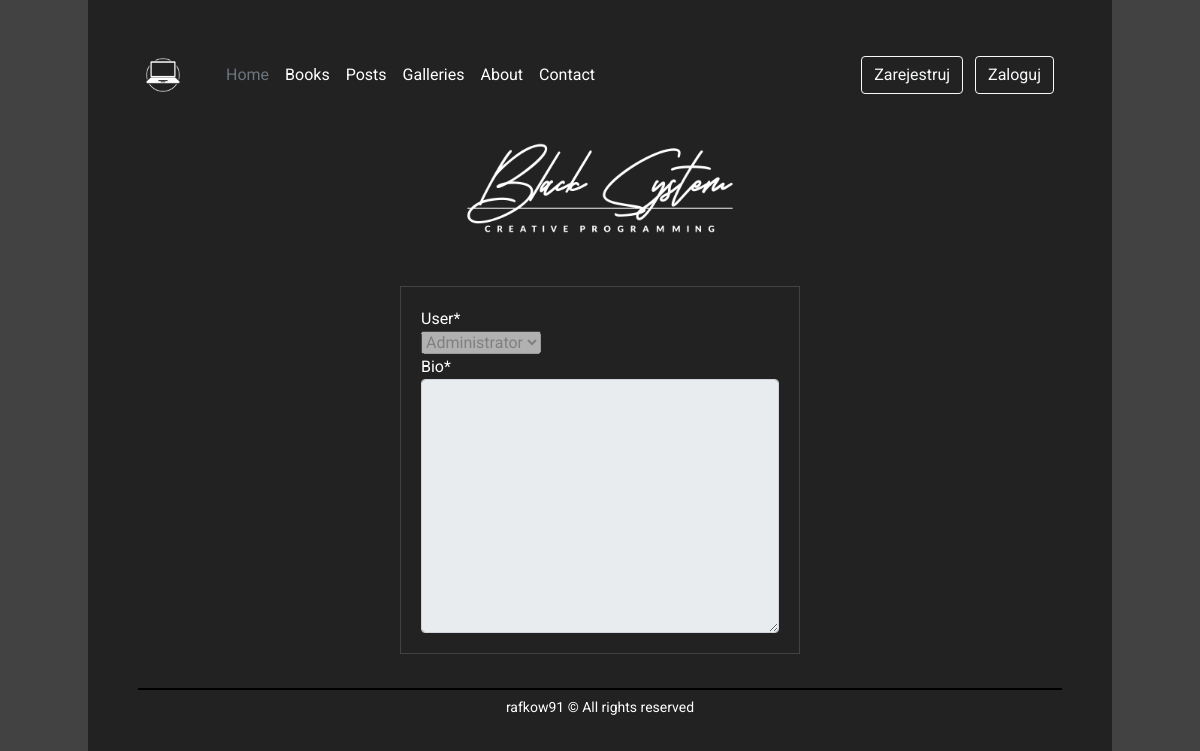
Before: /user/1/profile with the older database file.
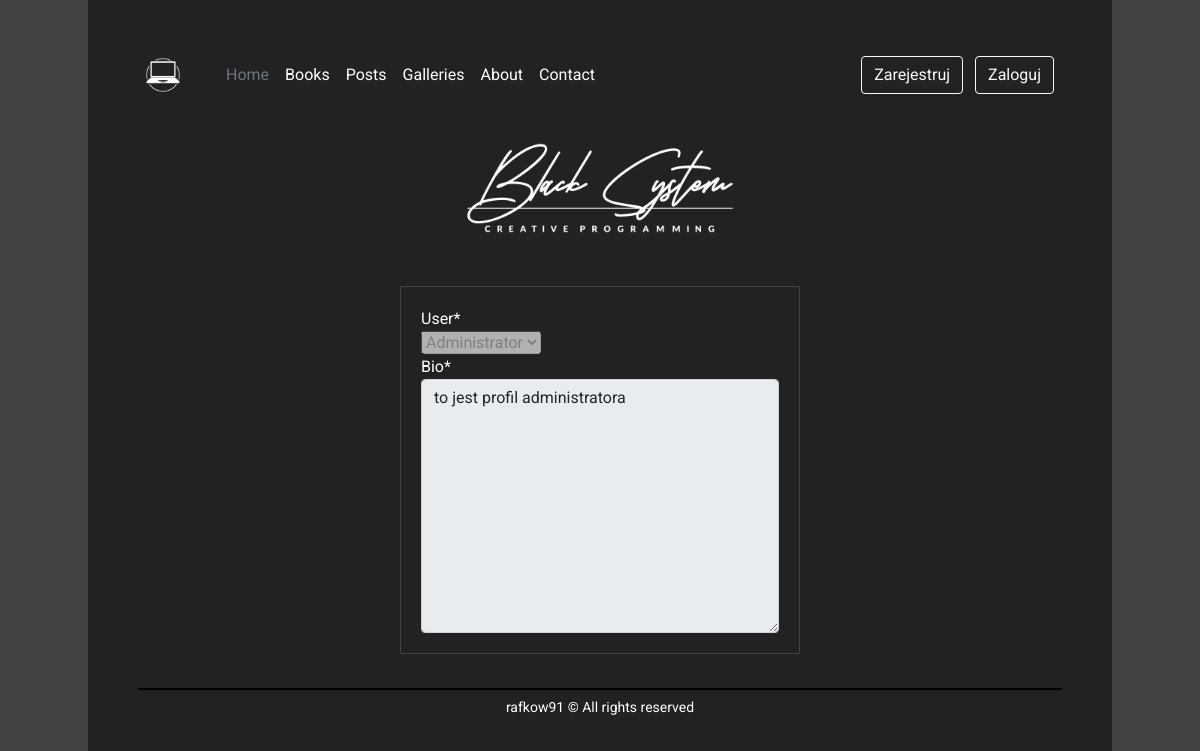
After: the same page with the newer database file.
### main/models.py (models this page shows)
class UserProfile(models.Model):
    user = models.OneToOneField("auth.User", on_delete=models.CASCADE)
    bio = models.TextField()

### main/views.py (the view)
# urls.py: path('user/<int:user_id>/profile', user_profile, name='userprofile'),
def user_profile(request, user_id):
    user = get_object_or_404(get_user_model(), id=user_id)
    if request.method == "POST":
        try:
            profile = user.userprofile
            form = UserProfileForm(request.POST, instance=profile)
        except AttributeError:
            form = UserProfileForm(initial={
                'user': user,
                'bio': ''
            })
        if form.is_valid():
            form.save()
    else:
        try:
            profile = user.userprofile
            form = UserProfileForm(instance=profile)
        except AttributeError:
            form = UserProfileForm(initial={
                'user': user,
                'bio': ''
            })
        if request.user != user:
            for field in form.fields:
                form.fields[field].disabled = True
            form.helper.inputs = []
    return render(request, 'main/userprofile.html', {'form': form})

### main/forms.py
class UserProfileForm(forms.ModelForm):
    class Meta:
        model = UserProfile
        fields = ['user', 'bio']
    def __init__(self, *args, **kwargs):
        super().__init__(*args, **kwargs)
        self.helper = FormHelper()
        self.helper.form_method = 'post'
        self.helper.form_action = 'profile'
        self.helper.add_input(Submit('submit', 'Wyślij'))

### main/templates/main/userprofile.html (shortened to what this page needs)
{% extends 'base.html' %}
{% load crispy_forms_tags %}
{% load static %}
{% block style %}
<link href="{% static 'posts/css/style.css' %}" rel="stylesheet" type="text/css" xmlns="http://www.w3.org/1999/html">
{% endblock %}
{% block main %}
<div class="center-form-400px-border1px">
    {% crispy form %}
</div>
{% endblock %}

Changed rows visible on the page:
added UserProfile: user "Administrator", bio "to jest profil administratora"
Other visible differences:
form field user: "Administrator" → (not shown)
